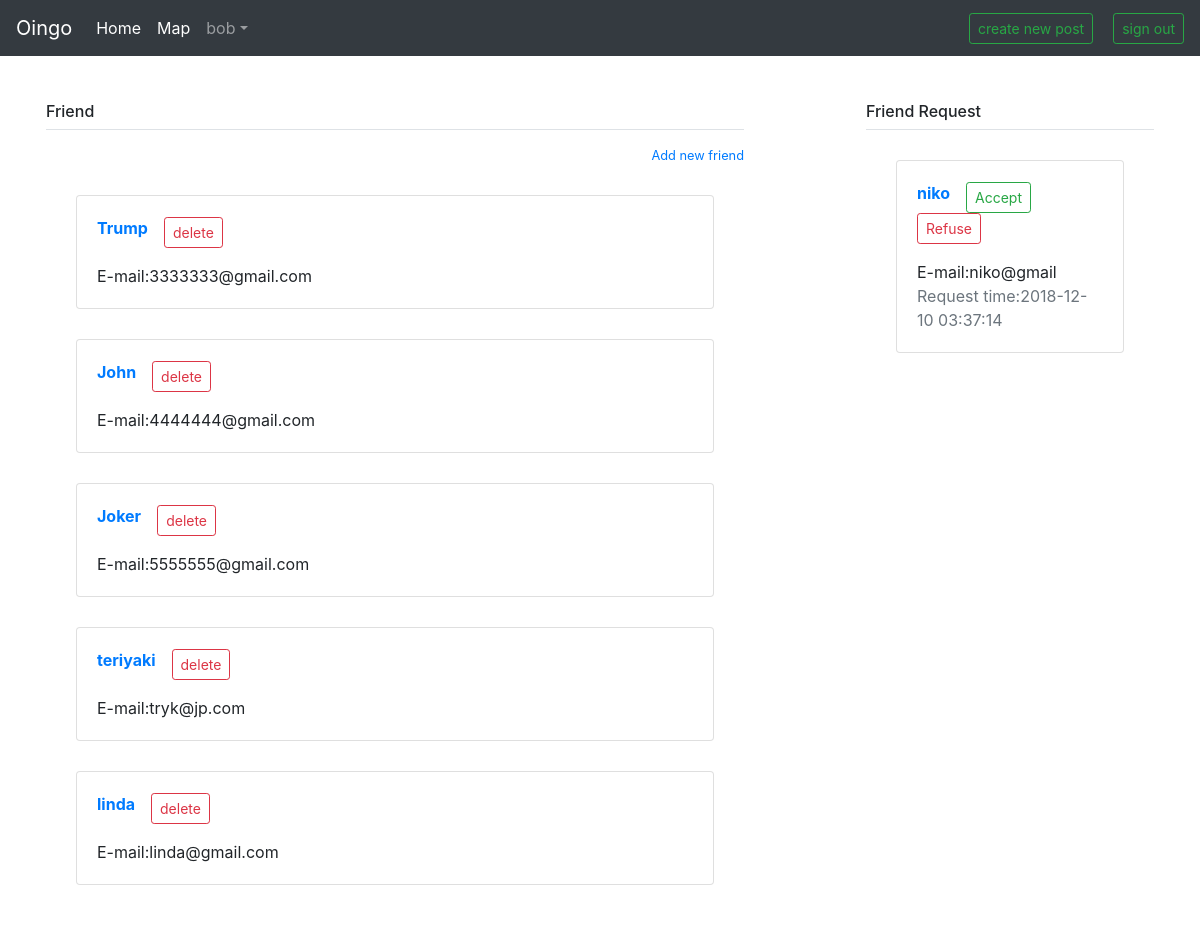
/test/friend.php (signed in), run on the app's committed database.
### tables this page shows
CREATE TABLE `user` (
  `uid` int(11) NOT NULL,
  `uname` varchar(45) NOT NULL,
  `uemail` varchar(45) NOT NULL,
  `upwd` varchar(45) NOT NULL,
  `ustatus` varchar(45) DEFAULT NULL,
  PRIMARY KEY (`uid`)
);

CREATE TABLE `friend_request` (
  `from_whom` int(11) NOT NULL,
  `to_whom` int(11) NOT NULL,
  `frstatus` int(11) NOT NULL,
  `ftime` datetime NOT NULL,
  KEY `from_whom` (`from_whom`),
  KEY `to_whom` (`to_whom`),
  CONSTRAINT `friend_request_ibfk_1` FOREIGN KEY (`from_whom`) REFERENCES `user` (`uid`) ON DELETE CASCADE,
  CONSTRAINT `friend_request_ibfk_2` FOREIGN KEY (`to_whom`) REFERENCES `user` (`uid`) ON DELETE CASCADE
);

### test/friend.php (the view, shortened to what this page needs)
<html lang="en">
  <head>
    <link href="css/bootstrap.css" rel="stylesheet">
    <link rel="stylesheet" href="https://cdn.bootcss.com/bootstrap/4.1.0/css/bootstrap.min.css">
  </head>
  <body>
    <div>
      <nav class="navbar navbar-expand-sm navbar-dark bg-dark">
        <a class="navbar-brand" href="index.php">Oingo</a>
        <div class="collapse navbar-collapse" id="navbarsExample03">
          <ul class="navbar-nav mr-auto">
            <li class="nav-item active">
              <a class="nav-link" href="home.php">Home <span class="sr-only">(current)</span></a>
            </li>
            <li class="nav-item active">
              <a class="nav-link" href="map.php">Map <span class="sr-only">(current)</span></a>
            </li>
            <li class="nav-item dropdown">
              <div class="dropdown">
                <a class="nav-link dropdown-toggle" data-toggle="dropdown"><?php echo $_COOKIE["user"];?></a>
              </div>
            </li>
          </ul>
          <div class="form-inline my-2 my-md-0">
            <button class="btn btn-outline-success btn-sm btn-block" style="margin-right:20px" onclick=post()>create new post</button>
          </div>
          <div class="form-inline my-2 my-md-0">
            <button class="btn btn-outline-success btn-sm btn-block" onclick=signout() >sign out</button>
          </div>
      </nav>
    </div>
    <?php
    $servername = "127.0.0.1";
    $username = "root";
    $password = "961010";
    $dbname = "project2";
    $conn = new mysqli($servername, $username, $password, $dbname);
    echo '<div class="row">
    <div class="col-8">';
    $sql_friend = $conn->prepare('Select * From user Where uid in (
      (
      select uid1
      From user,friend_relation
      where user.uid=friend_relation.uid2 and user.uname=? )
      UNION (
      select uid2
      From user,friend_relation
      where user.uid=friend_relation.uid1 and user.uname=?) )');
    $sql_friend->bind_param('ss',$_COOKIE['user'],$_COOKIE['user']);
    $sql_friend->execute();
    $result_friend = $sql_friend->get_result();
    echo '<div style="margin-top:30px;margin-left:30px;margin-right:30px">';
    echo '<div class="my-3 p-3 bg-white rounded box-shadow">
       <h6 class="border-bottom border-gray pb-2 mb-0">Friend</h6>';
    echo '<small class="d-block text-right mt-3">
            <a href="addfriend.php">Add new friend</a>
        </small>';
    if ($result_friend->num_rows == 0) {
      echo '<div class="d-flex justify-content-between align-items-center w-100" style="margin-top:30px;">
      <strong class="text-gray-dark">You have no friends now.</strong>
      </div>';
      echo $conn->error;
    }
    else {
      while($row_friend=$result_friend->fetch_assoc()) {
        echo '<div style="margin-top:30px;margin-left:30px;margin-right:30px">';
        echo '<div class="card flex-md-row mb-4 box-shadow h-md-250">';
        echo '<div class="card-body d-flex flex-column align-items-start">';
        echo '<div class="form-inline form-group"  id="show_status">
                <div class="form-group ">
                    <strong class="d-inline-block mb-2 text-primary">'.htmlspecialchars($row_friend['uname'],ENT_QUOTES, 'UTF-8').'</strong>
                </div>
                <form class="form-group mx-sm-3" action="delete_friend.php" method="POST">
                <input class="form-control" type="text" name="uid" style="display: none" value='.htmlspecialchars($row_friend["uid"],ENT_QUOTES, 'UTF-8').'>
                <button class="btn btn-lg btn-outline-danger btn-sm" type="submit" >delete</button>
              </form>
            </div>';
        echo '<p class="card-text mb-auto" >E-mail:'.htmlspecialchars($row_friend['uemail'],ENT_QUOTES, 'UTF-8').'</p>';
        echo '</div>';
        echo '</div>';
        echo '</div>';
      }
    }
    echo '</div>';
    echo '</div>';
    echo '</div>';
    echo '<div class="col-4">';
    echo '<div style="margin-top:30px;margin-left:30px;margin-right:30px">';
    echo '<div class="my-3 p-3 bg-white rounded box-shadow">
       <h6 class="border-bottom border-gray pb-2 mb-0">Friend Request</h6>';
    $sql_re = $conn->prepare('Select * From friend_request,user where frstatus=1 and uid=from_whom and to_whom= ?');
    $sql_re->bind_param('i',$_COOKIE['uid']);
    $sql_re->execute();
    $result_re = $sql_re->get_result();
    if ($result_re->num_rows == 0) {
      echo '<div class="d-flex justify-content-between align-items-center w-100" style="margin-top:30px;">
      <strong class="text-gray-dark">There are no request</strong>
      </div>';
      echo $conn->error;
    }
    else {
      while($row = $result_re->fetch_assoc()) {
        echo '<div style="margin-top:30px;margin-left:30px;margin-right:30px">';
        echo '<div class="card flex-md-row mb-4 box-shadow h-md-250">';
        echo '<div class="card-body d-flex flex-column align-items-start">';
        echo '<div class="form-inline form-group"  >
                <div class="form-group ">
                    <strong class="d-inline-block mb-2 text-primary">'.htmlspecialchars($row['uname'],ENT_QUOTES, 'UTF-8').'</strong>
                </div>
                <form class="form-group mx-sm-3"  action="friend_request.php" method="POST">
                    <input class="form-control" type="text" name="friend_action" style="display: none" value=2 >
                    <input class="form-control" type="text" name="from_whom" style="display: none" value='.htmlspecialchars($row['uid'],ENT_QUOTES, 'UTF-8').' >
                    <button class="btn btn-outline-success btn-sm"  type="submit">Accept</button>
                </form>
                <form class="form-group "  action="friend_request.php" method="POST">
                    <input class="form-control" type="text" name="friend_action" style="display: none" value=0>
                    <input class="form-control" type="text" name="from_whom" style="display: none" value='.htmlspecialchars($row['uid'],ENT_QUOTES, 'UTF-8').' >
                    <button class="btn btn-outline-danger btn-sm"  type="submit">Refuse</button>
                </form>
            </div>';
        echo '<p class="card-text mb-auto" >E-mail:'.htmlspecialchars($row['uemail'],ENT_QUOTES, 'UTF-8').'</p>';
        echo '<p class="card-text mb-auto text-muted" >Request time:'.htmlspecialchars($row['ftime'],ENT_QUOTES, 'UTF-8').'</p>';
        echo '</div>';
        echo '</div>';
        echo '</div>';
      }
    }
    echo '</div>';
    echo '</div>';
    echo '</div></div>';
  ?>
  </body>
</html>

### data on the page
user: uname "Trump", uemail "3333333@gmail.com"
user: uname "John", uemail "4444444@gmail.com"
user: uname "Joker", uemail "5555555@gmail.com"
user: uname "teriyaki", uemail "tryk@jp.com"
user: uname "linda", uemail "linda@gmail.com"
friend_request: from_whom.uname "niko", from_whom.uemail "niko@gmail", ftime "2018-12-10 03:37:14"

### other printed values
$_COOKIE["user"] "bob"
